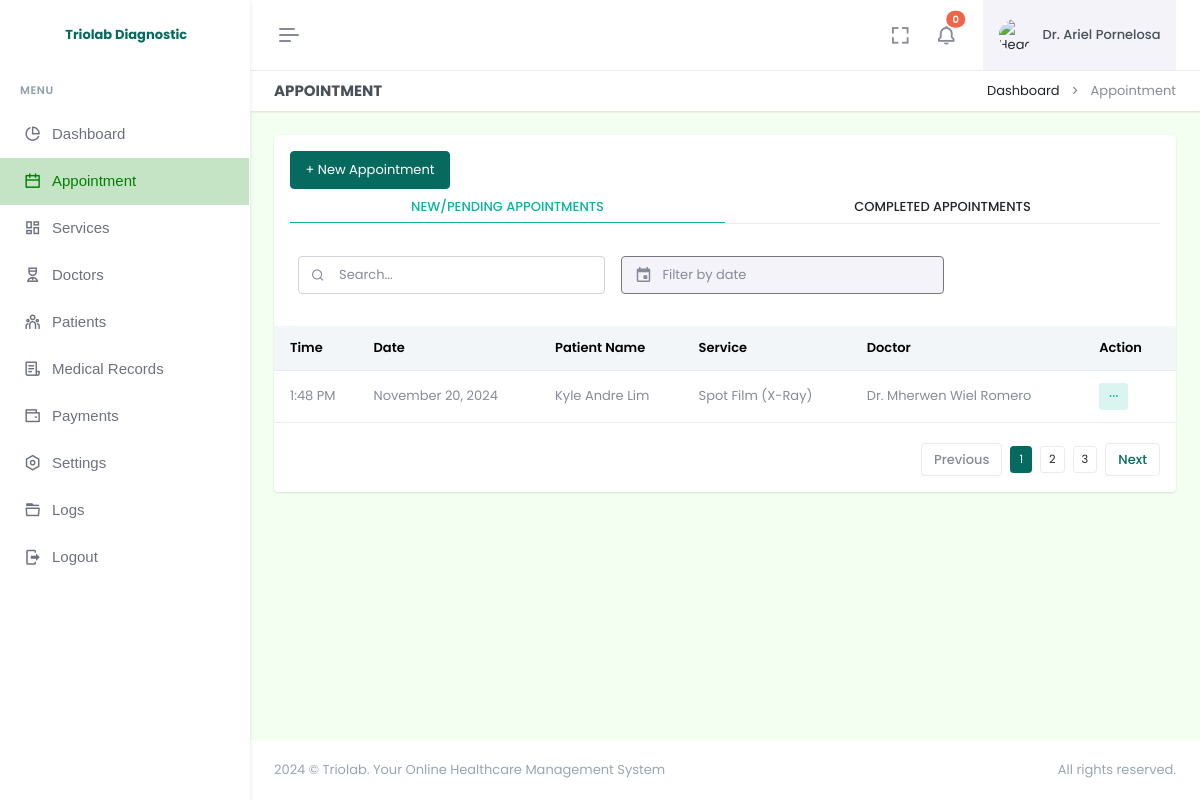
Page /doctor/appointment.php (signed in) on the committed database.
### tables this page shows
CREATE TABLE `doctor` (
  `employee_id` varchar(255) NOT NULL,
  `firstname` varchar(255) NOT NULL,
  `lastname` varchar(255) NOT NULL,
  `username` varchar(255) NOT NULL,
  `email` varchar(255) NOT NULL,
  `password` varchar(255) NOT NULL,
  `profile_img` varchar(255) DEFAULT NULL,
  `department_id` int(11) DEFAULT NULL,
  `date_added` timestamp NOT NULL DEFAULT current_timestamp(),
  `is_archive` tinyint(4) NOT NULL DEFAULT 0,
  PRIMARY KEY (`employee_id`),
  KEY `fk_doctor_department_new` (`department_id`),
  CONSTRAINT `fk_doctor_department_new` FOREIGN KEY (`department_id`) REFERENCES `departments` (`id`) ON DELETE SET NULL
);

CREATE TABLE `appointment` (
  `id` int(11) NOT NULL AUTO_INCREMENT,
  `service_id` int(11) NOT NULL,
  `patient_id` int(11) NOT NULL,
  `appointment_date` varchar(255) NOT NULL,
  `appointment_slot_id` int(255) NOT NULL,
  `appointment_time` varchar(255) NOT NULL,
  `doctor_id` varchar(255) DEFAULT NULL,
  `department_id` int(255) NOT NULL,
  `selectedPayment` varchar(255) NOT NULL,
  `medical` text DEFAULT NULL,
  `status` varchar(255) NOT NULL DEFAULT 'Pending',
  `paid` varchar(255) NOT NULL DEFAULT 'Unpaid',
  `date_added` timestamp NOT NULL DEFAULT current_timestamp(),
  `is_archive` tinyint(4) NOT NULL DEFAULT 0,
  PRIMARY KEY (`id`)
);

CREATE TABLE `patient` (
  `id` int(11) NOT NULL AUTO_INCREMENT,
  `firstname` varchar(255) NOT NULL,
  `lastname` varchar(255) NOT NULL,
  `email` varchar(255) NOT NULL,
  `dob` varchar(255) DEFAULT NULL,
  `birthplace` varchar(255) DEFAULT NULL,
  `contact` varchar(255) DEFAULT NULL,
  `password` varchar(255) NOT NULL,
  `province` varchar(255) DEFAULT NULL,
  `city` varchar(255) DEFAULT NULL,
  `barangay` varchar(255) DEFAULT NULL,
  `street` varchar(255) DEFAULT NULL,
  `date_added` timestamp NOT NULL DEFAULT current_timestamp(),
  PRIMARY KEY (`id`)
);

CREATE TABLE `services` (
  `id` int(11) NOT NULL AUTO_INCREMENT,
  `category` varchar(255) NOT NULL,
  `type` varchar(255) NOT NULL,
  `service` varchar(255) NOT NULL,
  `department` varchar(255) NOT NULL,
  `cost` varchar(255) NOT NULL,
  `date_added` timestamp NOT NULL DEFAULT current_timestamp(),
  `is_archive` tinyint(4) NOT NULL DEFAULT 0,
  PRIMARY KEY (`id`)
);

### doctor/appointment.php (the view, shortened to what this page needs)
<?php
require "db.php";
?>
<!doctype html>
<html lang="en" data-layout="vertical" data-topbar="light" data-sidebar="light" data-sidebar-size="lg" data-sidebar-image="none" data-preloader="disable" data-theme="default" data-theme-colors="green">
<head>
    <link rel="stylesheet" href="https://cdn.jsdelivr.net/npm/flatpickr/dist/flatpickr.min.css">
    <link href="assets/css/bootstrap.min.css" rel="stylesheet" type="text/css" />
    <link href="assets/css/icons.min.css" rel="stylesheet" type="text/css" />
    <link href="assets/css/app.min.css" rel="stylesheet" type="text/css" />
    <link href="assets/css/custom.min.css" rel="stylesheet" type="text/css" />
    <link rel="stylesheet" href="assets/css/sweetalert.css">
</head>
<body style="background-color: #F2FFF1">
    <div id="layout-wrapper">
        <?php require "header.php"; ?>
        <?php require "sidebar.php" ?>
        <div class="main-content">
            <div class="page-content">
                <div class="container-fluid">
                    <div class="row">
                        <div class="col-12">
                            <div class="page-title-box d-sm-flex align-items-center justify-content-between bg-galaxy-transparent">
                                <h4 class="mb-sm-0">Appointment</h4>
                                <div class="page-title-right">
                                    <ol class="breadcrumb m-0">
                                        <li class="breadcrumb-item"><a href="index.php">Dashboard</a></li>
                                        <li class="breadcrumb-item active">Appointment</li>
                                    </ol>
                                </div>
                            </div>
                        </div>
                    </div>
                    <div class="row">
                        <div class="col-12">
                            <div class="card">
                                <div class="card-body">
                                    <button class="btn btn-primary">+ New Appointment</button>
                                    <ul class="nav nav-tabs nav-tabs-custom nav-success nav-justified mb-3" role="tablist">
                                        <li class="nav-item">
                                            <a class="nav-link active" data-bs-toggle="tab" href="#new" role="tab">
                                                NEW/PENDING APPOINTMENTS
                                            </a>
                                        </li>
                                        <li class="nav-item">
                                            <a class="nav-link" data-bs-toggle="tab" href="#completed" role="tab">
                                                COMPLETED APPOINTMENTS
                                            </a>
                                        </li>
                                    </ul>
                                    <div class="tab-content text-muted">
                                        <div class="tab-pane active" id="new" role="tabpanel">
                                            <div class="d-flex align-items-center gap-3">
                                                <div class="d-flex justify-content-sm-start">
                                                    <div class="search-box ms-2">
                                                        <input type="text" class="form-control search" placeholder="Search...">
                                                        <i class="ri-search-line search-icon"></i>
                                                    </div>
                                                </div>
                                                <div class="app-search d-none d-md-block">
                                                    <div class="position-relative">
                                                        <input id="datePicker" type="text" class="form-control" style="border: 1px solid #777;" placeholder="Filter by date" autocomplete="off">
                                                        <span class="mdi mdi-calendar search-widget-icon"></span>
                                                    </div>
                                                </div>
                                            </div>
                                            <div class="listjs-table" id="customerList">
                                                <div class="table-responsive table-card mt-3 mb-1">
                                                    <table class="table align-middle table-nowrap" id="customerTable">
                                                        <thead class="table-light">
                                                            <tr>
                                                                <th>Time</th>
                                                                <th>Date</th>
                                                                <th>Patient Name</th>
                                                                <th>Service</th>
                                                                <th>Doctor</th>
                                                                <th>Action</th>
                                                            </tr>
                                                        </thead>
                                                        <tbody class="list">
                                                            <?php
                                                            $selectAppointment = $pdo->query("SELECT *, appointment.id AS appointment_id, patient.id AS patient_id, services.id AS service_id, patient.firstname AS patient_firstname, patient.lastname AS patient_lastname, doctor.firstname AS doctor_firstname, doctor.lastname AS doctor_lastname FROM appointment INNER JOIN patient ON appointment.patient_id = patient.id INNER JOIN services ON appointment.service_id = services.id LEFT JOIN doctor ON appointment.doctor_id = doctor.employee_id WHERE appointment.is_archive = 0 AND appointment.status = 'Pending' ORDER BY appointment.date_added ASC");
                                                            if ($selectAppointment->rowCount() > 0) {
                                                                while ($row = $selectAppointment->fetch(PDO::FETCH_ASSOC)) {
                                                                    $time = $row['appointment_time'];
                                                                    $formatted_time = date("g:i A", strtotime($time));
                                                                    $date = $row['appointment_date'];
                                                                    $formatted_date = date("F j, Y", strtotime($date));
                                                                    $fullnamePatient = $row['patient_firstname'] . " " . $row['patient_lastname'];
                                                                    $fullnameDoctor = $row['doctor_id'] == NULL ? "N/A" : "Dr. " . $row['doctor_firstname'] . " " . $row['doctor_lastname'];
                                                                    $serviceName = $row['service'] . " (" . $row['type'] . ")";
                                                            ?>
                                                                    <tr>
                                                                        <td class="time"><?= $formatted_time; ?></td>
                                                                        <td class="date"><?= $formatted_date; ?></td>
                                                                        <td class="patient_name"><?= $fullnamePatient; ?></td>
                                                                        <td class="service"><?= $serviceName; ?></td>
                                                                        <td class="doctor"><?= $fullnameDoctor; ?></td>
                                                                        <td>
                                                                            <div class="dropdown d-inline-block">
                                                                                <button class="btn btn-soft-success btn-sm dropdown" type="button" data-bs-toggle="dropdown" aria-expanded="false">
                                                                                    <i class="ri-more-fill align-middle"></i>
                                                                                </button>
                                                                            </div>
                                                                        </td>
                                                                    </tr>
                                                                <?php
                                                                }
                                                            }
                                                            ?>
                                                        </tbody>
                                                    </table>
                                                </div>
                                                <div class="d-flex justify-content-end">
                                                    <div class="pagination-wrap hstack gap-2" style="display: flex;">
                                                        <a class="page-item pagination-prev disabled" href="javascript:void(0);">
                                                            Previous
                                                        </a>
                                                        <ul class="pagination listjs-pagination mb-0">
                                                            <li clas="active"><a class="btn btn-primary btn-sm" href="#">1</a></li>
                                                            <li clas=""><a class="btn btn-sm" style="border: 1px solid #e9ebec;" href="#">2</a></li>
                                                            <li clas=""><a class="btn btn-sm" style="border: 1px solid #e9ebec;" href="#">3</a></li>
                                                        </ul>
                                                        <a class="page-item pagination-next" href="javascript:void(0);">
                                                            Next
                                                        </a>
                                                    </div>
                                                </div>
                                            </div>
                                        </div>
                                    </div>
                                </div>
                            </div>
                        </div>
                    </div>
                </div>
            </div>
            <?php require "footer.php"; ?>
        </div>
    </div>
</body>
</html>

### doctor/header.php (shortened to what this page needs)
<header id="page-topbar">
    <div class="layout-width">
        <div class="navbar-header">
            <div class="d-flex">
                <button type="button" class="btn btn-sm px-3 fs-16 header-item vertical-menu-btn topnav-hamburger material-shadow-none" id="topnav-hamburger-icon">
                    <span class="hamburger-icon">
                        <span></span>
                        <span></span>
                        <span></span>
                    </span>
                </button>
            </div>
            <div class="d-flex align-items-center">
                <div class="ms-1 header-item d-none d-sm-flex">
                    <button type="button" class="btn btn-icon btn-topbar material-shadow-none btn-ghost-secondary rounded-circle" data-toggle="fullscreen">
                        <i class='bx bx-fullscreen fs-22'></i>
                    </button>
                </div>
                <div class="dropdown topbar-head-dropdown ms-1 header-item" id="notificationDropdown">
                    <button type="button" class="btn btn-icon btn-topbar material-shadow-none btn-ghost-secondary rounded-circle" id="page-header-notifications-dropdown" data-bs-toggle="dropdown" data-bs-auto-close="outside" aria-haspopup="true" aria-expanded="false">
                        <i class='bx bx-bell fs-22'></i>
                        <span class="position-absolute topbar-badge fs-10 translate-middle badge rounded-pill bg-danger">0<span class="visually-hidden">unread messages</span></span>
                    </button>
                </div>
                <?php
                $doctor_id = $_SESSION['user_id'];
                $selectDoctor = $pdo->query("SELECT * FROM doctor WHERE employee_id = '$doctor_id'");
                $fetchDoctor = $selectDoctor->fetch(PDO::FETCH_ASSOC);
                ?>
                <div class="dropdown ms-sm-3 header-item topbar-user">
                    <button type="button" class="btn material-shadow-none" id="page-header-user-dropdown" data-bs-toggle="dropdown" aria-haspopup="true" aria-expanded="false">
                        <span class="d-flex align-items-center">
                            <img class="rounded-circle header-profile-user" src="<?= $fetchDoctor['profile_img'] == NULL ? "assets/images/dummy.png" : $fetchDoctor['profile_img'] ?>" alt="Header Avatar">
                            <span class="text-start ms-xl-2">
                                <span class="d-none d-xl-inline-block ms-1 fw-medium user-name-text">Dr. <?= $fetchDoctor['firstname'] . " " . $fetchDoctor['lastname'] ?></span>
                            </span>
                        </span>
                    </button>
                </div>
            </div>
        </div>
    </div>
</header>

### rows in the picture
doctor: firstname "Ariel", lastname "Pornelosa"
appointment: appointment_time "1:48 PM", appointment_date "November 20, 2024", patient.lastname "Kyle Andre Lim", service.type "Spot Film (X-Ray)", doctor.lastname "Dr. Mherwen Wiel Romero"
